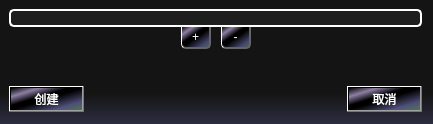
<?xml version="1.0" encoding="UTF-8"?>
<ui version="4.0">
 <class>RobotCreateDialog</class>
 <widget class="QDialog" name="RobotCreateDialog">
  <property name="geometry">
   <rect>
    <x>0</x>
    <y>0</y>
    <width>433</width>
    <height>124</height>
   </rect>
  </property>
  <property name="sizePolicy">
   <sizepolicy hsizetype="Expanding" vsizetype="Expanding">
    <horstretch>0</horstretch>
    <verstretch>0</verstretch>
   </sizepolicy>
  </property>
  <property name="windowTitle">
   <string>Dialog</string>
  </property>
  <property name="styleSheet">
   <string notr="true">background-color: qlineargradient(spread:pad, x1:0, y1:0.75, x2:0, y2:1, stop:0 rgba(20, 20, 20, 255), stop:1 rgba(45, 45, 65, 255));</string>
  </property>
  <layout class="QVBoxLayout" name="verticalLayout">
   <property name="spacing">
    <number>0</number>
   </property>
   <property name="leftMargin">
    <number>9</number>
   </property>
   <property name="topMargin">
    <number>9</number>
   </property>
   <property name="bottomMargin">
    <number>9</number>
   </property>
   <item>
    <widget class="GComponent::ExtensibleList" name="extensible_list" native="true">
     <property name="sizePolicy">
      <sizepolicy hsizetype="Expanding" vsizetype="Minimum">
       <horstretch>0</horstretch>
       <verstretch>0</verstretch>
      </sizepolicy>
     </property>
     <property name="styleSheet">
      <string notr="true">background-color: rgb(30, 30, 30);
border: 2px solid rgb(255, 255, 255);
border-radius: 5px;</string>
     </property>
     <layout class="QVBoxLayout" name="verticalLayout_2"/>
    </widget>
   </item>
   <item>
    <layout class="QHBoxLayout" name="horizontalLayout">
     <property name="spacing">
      <number>10</number>
     </property>
     <item>
      <spacer name="horizontalSpacer">
       <property name="orientation">
        <enum>Qt::Horizontal</enum>
       </property>
       <property name="sizeHint" stdset="0">
        <size>
         <width>80</width>
         <height>20</height>
        </size>
       </property>
      </spacer>
     </item>
     <item>
      <widget class="QPushButton" name="add_button">
       <property name="sizePolicy">
        <sizepolicy hsizetype="Fixed" vsizetype="Fixed">
         <horstretch>0</horstretch>
         <verstretch>0</verstretch>
        </sizepolicy>
       </property>
       <property name="minimumSize">
        <size>
         <width>30</width>
         <height>30</height>
        </size>
       </property>
       <property name="maximumSize">
        <size>
         <width>30</width>
         <height>30</height>
        </size>
       </property>
       <property name="styleSheet">
        <string notr="true">QPushButton{
	color: white;
	background-color: qlineargradient(spread:pad, x1:0, y1:0, x2:1, y2:1, stop:0 rgba(0, 0, 0, 255), stop:0.2 rgba(220, 195, 255, 155), stop:0.4 rgba(0, 0, 0, 255), stop:0.5 rgba(0, 0, 0, 255), stop:0.8 rgba(155, 155, 255, 100), stop: 1 rgba(100, 180, 100, 150));
	border-left: 		 	1px solid rgb(255, 255, 255);
 	border-top: 		 	0px solid rgb(255, 255, 255);
	border-right: 		2px solid rgb(100, 100, 100);
	border-bottom: 	2px solid rgb(100, 100, 100);
	border-bottom-left-radius: 5px;
	border-bottom-right-radius: 5px;
	margin-bottom: 8px;
	font: 900 12pt &quot;Microsoft YaHei UI&quot;;
}</string>
       </property>
       <property name="text">
        <string>+</string>
       </property>
      </widget>
     </item>
     <item>
      <widget class="QPushButton" name="remove_button">
       <property name="sizePolicy">
        <sizepolicy hsizetype="Fixed" vsizetype="Fixed">
         <horstretch>0</horstretch>
         <verstretch>0</verstretch>
        </sizepolicy>
       </property>
       <property name="minimumSize">
        <size>
         <width>30</width>
         <height>30</height>
        </size>
       </property>
       <property name="maximumSize">
        <size>
         <width>30</width>
         <height>30</height>
        </size>
       </property>
       <property name="styleSheet">
        <string notr="true">QPushButton{
	color: white;
	background-color: qlineargradient(spread:pad, x1:0, y1:0, x2:1, y2:1, stop:0 rgba(0, 0, 0, 255), stop:0.2 rgba(220, 195, 255, 155), stop:0.4 rgba(0, 0, 0, 255), stop:0.5 rgba(0, 0, 0, 255), stop:0.8 rgba(155, 155, 255, 100), stop: 1 rgba(100, 180, 100, 150));
	border-left: 		 	1px solid rgb(255, 255, 255);
 	border-top: 		 	0px solid rgb(255, 255, 255);
	border-right: 		2px solid rgb(100, 100, 100);
	border-bottom: 	2px solid rgb(100, 100, 100);
	border-bottom-left-radius: 5px;
	border-bottom-right-radius: 5px;
	margin-bottom: 8px;
	font: 900 12pt &quot;Microsoft YaHei UI&quot;;
}</string>
       </property>
       <property name="text">
        <string>-</string>
       </property>
      </widget>
     </item>
     <item>
      <spacer name="horizontalSpacer_2">
       <property name="orientation">
        <enum>Qt::Horizontal</enum>
       </property>
       <property name="sizeHint" stdset="0">
        <size>
         <width>10</width>
         <height>20</height>
        </size>
       </property>
      </spacer>
     </item>
    </layout>
   </item>
   <item>
    <spacer name="surpport_spacer">
     <property name="orientation">
      <enum>Qt::Vertical</enum>
     </property>
     <property name="sizeHint" stdset="0">
      <size>
       <width>20</width>
       <height>40</height>
      </size>
     </property>
    </spacer>
   </item>
   <item>
    <layout class="QHBoxLayout">
     <property name="spacing">
      <number>6</number>
     </property>
     <property name="margin" stdset="0">
      <number>0</number>
     </property>
     <item>
      <widget class="QPushButton" name="ok_button">
       <property name="font">
        <font>
         <kerning>true</kerning>
        </font>
       </property>
       <property name="styleSheet">
        <string notr="true">color: rgb(255, 255, 255);
background-color: qlineargradient(spread:pad, x1:0, y1:0, x2:1, y2:1, stop:0 rgba(0, 0, 0, 255), stop:0.2 rgba(220, 195, 255, 155), stop:0.4 rgba(0, 0, 0, 255), stop:0.5 rgba(0, 0, 0, 255), stop:0.8 rgba(155, 155, 255, 100), stop: 1 rgba(100, 180, 100, 150));</string>
       </property>
       <property name="text">
        <string>创建</string>
       </property>
      </widget>
     </item>
     <item>
      <spacer>
       <property name="orientation">
        <enum>Qt::Horizontal</enum>
       </property>
       <property name="sizeHint" stdset="0">
        <size>
         <width>131</width>
         <height>31</height>
        </size>
       </property>
      </spacer>
     </item>
     <item>
      <widget class="QPushButton" name="cancel_button">
       <property name="styleSheet">
        <string notr="true">color: rgb(255, 255, 255);
background-color: qlineargradient(spread:pad, x1:0, y1:0, x2:1, y2:1, stop:0 rgba(0, 0, 0, 255), stop:0.2 rgba(220, 195, 255, 155), stop:0.4 rgba(0, 0, 0, 255), stop:0.5 rgba(0, 0, 0, 255), stop:0.8 rgba(155, 155, 255, 100), stop: 1 rgba(100, 180, 100, 150));</string>
       </property>
       <property name="text">
        <string>取消</string>
       </property>
      </widget>
     </item>
    </layout>
   </item>
  </layout>
 </widget>
 <customwidgets>
  <customwidget>
   <class>GComponent::ExtensibleList</class>
   <extends>QWidget</extends>
   <header>source/ui/wrapper/extensiblelist.h</header>
   <container>1</container>
  </customwidget>
 </customwidgets>
 <resources/>
 <connections>
  <connection>
   <sender>ok_button</sender>
   <signal>clicked()</signal>
   <receiver>RobotCreateDialog</receiver>
   <slot>accept()</slot>
   <hints>
    <hint type="sourcelabel">
     <x>46</x>
     <y>98</y>
    </hint>
    <hint type="destinationlabel">
     <x>216</x>
     <y>61</y>
    </hint>
   </hints>
  </connection>
  <connection>
   <sender>cancel_button</sender>
   <signal>clicked()</signal>
   <receiver>RobotCreateDialog</receiver>
   <slot>reject()</slot>
   <hints>
    <hint type="sourcelabel">
     <x>386</x>
     <y>98</y>
    </hint>
    <hint type="destinationlabel">
     <x>216</x>
     <y>61</y>
    </hint>
   </hints>
  </connection>
 </connections>
</ui>
